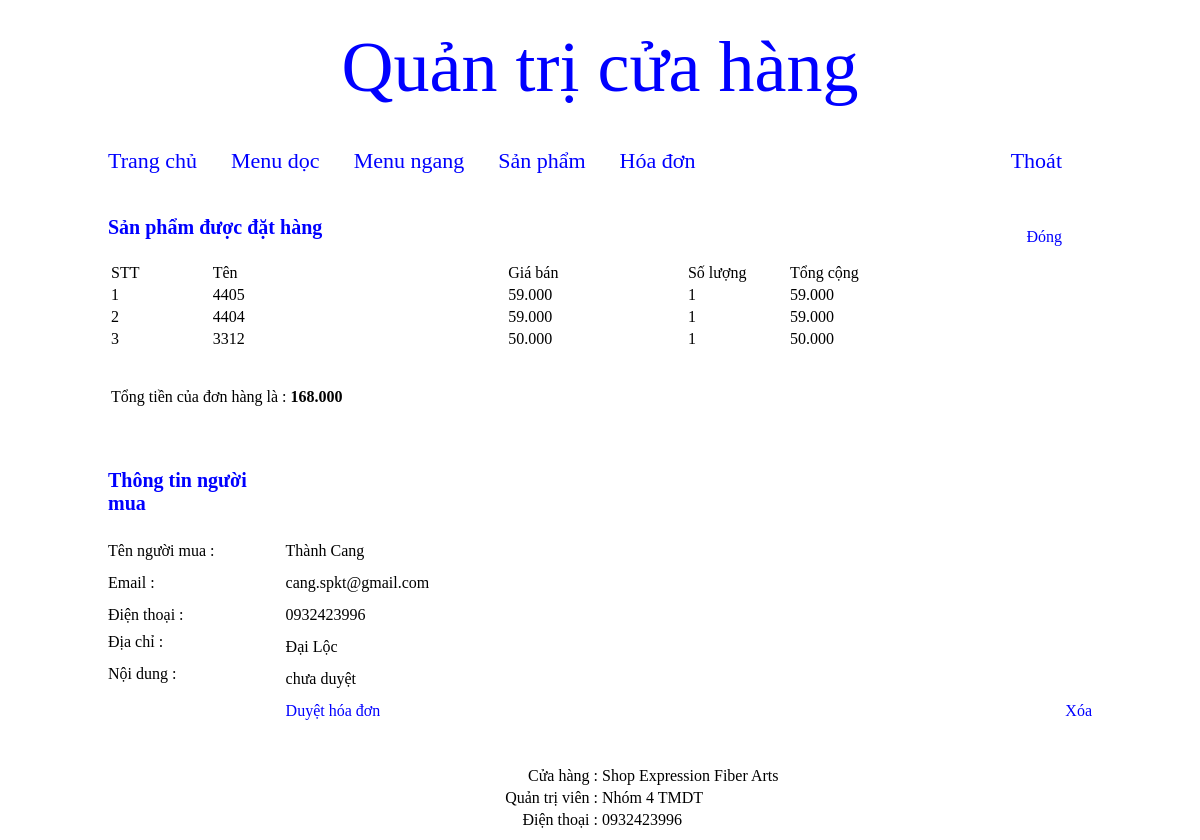
Screenshot of /quan_tri/index.php?thamso=xem_hoa_don&id=4&trang=1 (signed in) with the database file from the repository.
### tables this page shows
CREATE TABLE `san_pham` (
  `id` int(11) NOT NULL,
  `ten` varchar(256) NOT NULL,
  `gia` int(255) NOT NULL,
  `hinh_anh` varchar(256) NOT NULL,
  `noi_dung` mediumtext NOT NULL,
  `thuoc_menu` int(255) NOT NULL,
  `noi_bat` varchar(256) NOT NULL,
  `trang_chu` varchar(256) NOT NULL,
  `sap_xep_trang_chu` int(255) NOT NULL
);

CREATE TABLE `hoa_don` (
  `id` int(11) NOT NULL,
  `ten_nguoi_mua` varchar(256) NOT NULL,
  `email` varchar(256) NOT NULL,
  `dia_chi` mediumtext NOT NULL,
  `dien_thoai` varchar(256) NOT NULL,
  `noi_dung` mediumtext NOT NULL,
  `hang_duoc_mua` mediumtext NOT NULL,
  `ngaytaohd` timestamp NOT NULL DEFAULT CURRENT_TIMESTAMP
);

### quan_tri/chuc_nang/hoa_don/xem_hoa_don.php (the view, shortened to what this page needs)
<?php
	$id=$_GET['id'];
	$tv="select * from hoa_don where id='$id' ";
	$tv_1=mysqli_query($connect,$tv);
	$tv_2=mysqli_fetch_array($tv_1);
	$ten_nguoi_mua=$tv_2['ten_nguoi_mua'];
	$email=$tv_2['email'];
	$dien_thoai=$tv_2['dien_thoai'];
	$dia_chi=$tv_2['dia_chi'];
	$noi_dung=$tv_2['noi_dung'];
	$hang_duoc_mua=$tv_2['hang_duoc_mua'];
	$link_dong="?thamso=hoa_don&&trang=".$_GET['trang'];
	$link_xoa="?xoa_hoa_don_o_trang_chi_tiet=co&id=".$id."&trang=".$_GET['trang'];
	$link_cap_nhat="?cap_nhat_hoa_don=co&id=".$id."&trang=".$_GET['trang'];
?>
<table width="990px" >
	<tr>
		<td width="250px" ><b style="color:blue;font-size:20px" >Sản phẩm được đặt hàng </b><br><br> </td>
		<td width="740px" align="right" >
			<a href="<?php echo $link_dong; ?>" class="lk_a1" style="margin-right:30px" >Đóng</a>
		</td>
	</tr>
	<tr>
		<td align="left" colspan="2" >
			<table width="880px" >
				<tr>
					<td width="100px">STT</td>
					<td width="300px" >Tên</td>
					<td width="180px">Giá bán</td>
					<td width="100px" >Số lượng</td>
					<td width="200px">Tổng cộng</td>
				</tr>
				<?php
					$m=explode("[|||||]",$hang_duoc_mua);
					$tong_lon=0;
					for($i=0;$i<count($m);$i++)
					{
						if(isset($m[$i]))
						{
							if($m[$i]!="")
							{
								$stt=$i+1;
								$m_2=explode("[|||]",$m[$i]);
								$id_sp=$m_2[0];
								$sl_sp=$m_2[1];
								$tv_sp="select id,ten,gia from san_pham where id='$id_sp' ";
								$tv_sp_1=mysqli_query($connect,$tv_sp);
								$tv_sp_2=mysqli_fetch_array($tv_sp_1);
								$ten=$tv_sp_2['ten'];
								$gia=$tv_sp_2['gia'];
								$gia_duoc_dinh_dang=number_format($gia,0,",",".");
								$tong=$gia*$sl_sp;
								$tong_duoc_dinh_dang=number_format($tong,0,",",".");
								$tong_lon=$tong_lon+$tong;
								if($sl_sp!=0)
								{
								?>
									<tr>
										<td><?php echo $stt; ?></td>
										<td><?php echo $ten; ?></td>
										<td><?php echo $gia_duoc_dinh_dang; ?></td>
										<td><?php echo $sl_sp; ?></td>
										<td><?php echo $tong_duoc_dinh_dang; ?></td>
									</tr>
								<?php
								}
							}
						}
					}
				?>
				<tr>
					<td colspan="5">
						<br><br>
						Tổng tiền của đơn hàng là :
						<?php
							$tong_lon_duoc_dinh_dang=number_format($tong_lon,0,",",".");
							echo "<b>".$tong_lon_duoc_dinh_dang."</b>";
						?>
						<br><br>
					</td>
				</tr>
			</table>
		</td>
	</tr>
</table>
<br><br>
<table width="990px" >
	<tr>
		<td width="180px" ><b style="color:blue;font-size:20px" >Thông tin người mua</b><br><br> </td>
		<td width="810px" align="right" >&nbsp;
		</td>
	</tr>
	<tr height="30px" >
		<td >Tên người mua : </td>
		<td >
			<?php echo $ten_nguoi_mua; ?>
		</td>
	</tr>
	<tr height="30px" >
		<td >Email : </td>
		<td >
			<?php echo $email; ?>
		</td>
	</tr>
	<tr height="30px" >
		<td >Điện thoại : </td>
		<td >
			<?php echo $dien_thoai; ?>
		</td>
	</tr>
	<tr height="30px" >
		<td valign="top" >Địa chỉ : </td>
		<td >
			<?php echo $dia_chi; ?>
		</td>
	</tr>
	<tr height="30px" >
		<td valign="top" >Nội dung : </td>
		<td >
			<?php echo $noi_dung; ?>
		</td>
	</tr>
	<tr height="30px" >
		<td>&nbsp;</td>
        <td>
			<a href="<?php echo $link_cap_nhat; ?>" class="lk_a1" >Duyệt hóa đơn</a>
		</td>
		<td>
			<a href="<?php echo $link_xoa; ?>" class="lk_a1" >Xóa</a>
		</td>
	</tr>
</table>

### quan_tri/giao_dien/giao_dien.css (style rules this page uses)
a.lk_a1 { text-decoration:none;color:blue; }

### rows the page displays
san_pham: stt "1", ten "4405", gia "59.000", gia.hang_duoc_mua "59.000"
hoa_don: hang_duoc_mua "1", ten_nguoi_mua "Thành Cang", email "cang.spkt@gmail.com", dien_thoai "0932423996", dia_chi "Đại Lộc", noi_dung "chưa duyệt"
san_pham: stt "2", ten "4404", gia "59.000", gia.hang_duoc_mua "59.000"
san_pham: stt "3", ten "3312", gia "50.000", gia.hang_duoc_mua "50.000"

### other values shown
$tong_lon_duoc_dinh_dang "168.000"
